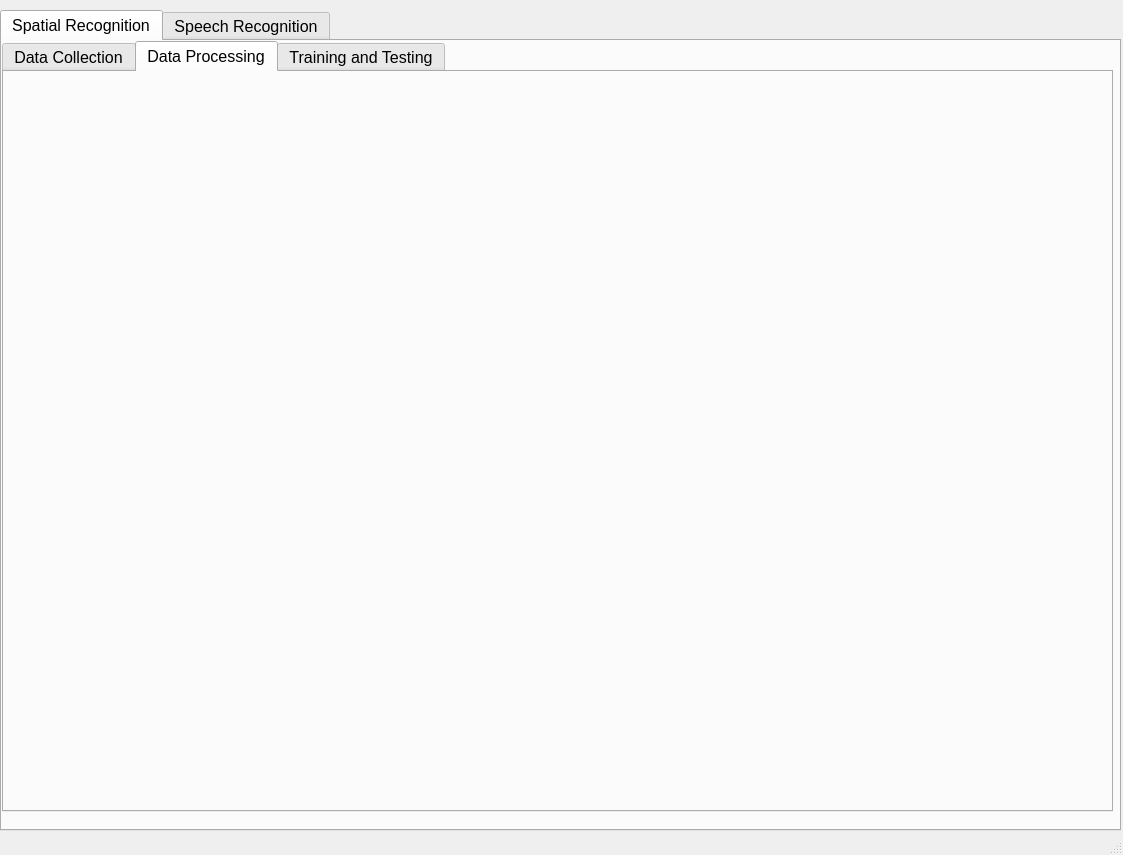
<?xml version="1.0" encoding="UTF-8"?>
<ui version="4.0">
 <class>SSRRecognition</class>
 <widget class="QMainWindow" name="SSRRecognition">
  <property name="geometry">
   <rect>
    <x>0</x>
    <y>0</y>
    <width>1123</width>
    <height>855</height>
   </rect>
  </property>
  <property name="windowTitle">
   <string>SSR User Interface</string>
  </property>
  <widget class="QWidget" name="centralwidget">
   <widget class="QTabWidget" name="SpeechRecTab">
    <property name="geometry">
     <rect>
      <x>0</x>
      <y>10</y>
      <width>1121</width>
      <height>821</height>
     </rect>
    </property>
    <property name="font">
     <font>
      <pointsize>12</pointsize>
     </font>
    </property>
    <property name="currentIndex">
     <number>0</number>
    </property>
    <widget class="QWidget" name="SpatialRecognitionTab">
     <attribute name="title">
      <string>Spatial Recognition</string>
     </attribute>
     <widget class="QTabWidget" name="SubTabSpatialRecognition">
      <property name="geometry">
       <rect>
        <x>0</x>
        <y>0</y>
        <width>1111</width>
        <height>771</height>
       </rect>
      </property>
      <property name="currentIndex">
       <number>1</number>
      </property>
      <widget class="QWidget" name="DataCollectionSpatialRecTab">
       <attribute name="title">
        <string>Data Collection</string>
       </attribute>
       <widget class="QLabel" name="TilteLabel">
        <property name="geometry">
         <rect>
          <x>250</x>
          <y>-10</y>
          <width>561</width>
          <height>61</height>
         </rect>
        </property>
        <property name="font">
         <font>
          <pointsize>20</pointsize>
          <weight>75</weight>
          <bold>true</bold>
         </font>
        </property>
        <property name="layoutDirection">
         <enum>Qt::LeftToRight</enum>
        </property>
        <property name="text">
         <string>Spatial Recognition Test Data Collection</string>
        </property>
        <property name="alignment">
         <set>Qt::AlignCenter</set>
        </property>
       </widget>
       <widget class="QLabel" name="ExperimentStatLabel">
        <property name="geometry">
         <rect>
          <x>580</x>
          <y>110</y>
          <width>161</width>
          <height>31</height>
         </rect>
        </property>
        <property name="text">
         <string>Experiment Status:</string>
        </property>
       </widget>
       <widget class="QLabel" name="StageCOMLabel">
        <property name="geometry">
         <rect>
          <x>20</x>
          <y>70</y>
          <width>311</width>
          <height>41</height>
         </rect>
        </property>
        <property name="font">
         <font>
          <pointsize>12</pointsize>
         </font>
        </property>
        <property name="text">
         <string>Stage COM Port:</string>
        </property>
        <property name="textFormat">
         <enum>Qt::AutoText</enum>
        </property>
       </widget>
       <widget class="QGroupBox" name="SampleSetupGroupBox">
        <property name="geometry">
         <rect>
          <x>0</x>
          <y>160</y>
          <width>501</width>
          <height>211</height>
         </rect>
        </property>
        <property name="title">
         <string>Sample Size Setup</string>
        </property>
        <widget class="QLineEdit" name="SampleSizeInput">
         <property name="geometry">
          <rect>
           <x>360</x>
           <y>30</y>
           <width>113</width>
           <height>41</height>
          </rect>
         </property>
        </widget>
        <widget class="QLineEdit" name="PeriodInput">
         <property name="geometry">
          <rect>
           <x>360</x>
           <y>90</y>
           <width>113</width>
           <height>41</height>
          </rect>
         </property>
        </widget>
        <widget class="QLabel" name="SampleSizeLabel">
         <property name="geometry">
          <rect>
           <x>20</x>
           <y>30</y>
           <width>311</width>
           <height>41</height>
          </rect>
         </property>
         <property name="font">
          <font>
           <pointsize>12</pointsize>
          </font>
         </property>
         <property name="text">
          <string>Number of Sample Collection Per Class:</string>
         </property>
         <property name="textFormat">
          <enum>Qt::AutoText</enum>
         </property>
        </widget>
        <widget class="QLabel" name="PeriodCollectionLabel">
         <property name="geometry">
          <rect>
           <x>20</x>
           <y>90</y>
           <width>311</width>
           <height>41</height>
          </rect>
         </property>
         <property name="font">
          <font>
           <pointsize>12</pointsize>
          </font>
         </property>
         <property name="text">
          <string>Period of Collection:</string>
         </property>
         <property name="textFormat">
          <enum>Qt::AutoText</enum>
         </property>
        </widget>
        <widget class="QLineEdit" name="ChannelNumberInput">
         <property name="geometry">
          <rect>
           <x>360</x>
           <y>150</y>
           <width>113</width>
           <height>41</height>
          </rect>
         </property>
        </widget>
        <widget class="QLabel" name="ChannelNumLabel">
         <property name="geometry">
          <rect>
           <x>20</x>
           <y>150</y>
           <width>311</width>
           <height>41</height>
          </rect>
         </property>
         <property name="font">
          <font>
           <pointsize>12</pointsize>
          </font>
         </property>
         <property name="text">
          <string>Number of Channels:</string>
         </property>
         <property name="textFormat">
          <enum>Qt::AutoText</enum>
         </property>
        </widget>
       </widget>
       <widget class="QLabel" name="ExperimentNameLabel">
        <property name="geometry">
         <rect>
          <x>580</x>
          <y>150</y>
          <width>161</width>
          <height>31</height>
         </rect>
        </property>
        <property name="text">
         <string>Experiment Name:</string>
        </property>
       </widget>
       <widget class="QLabel" name="ExperimentNameIndecator_2">
        <property name="geometry">
         <rect>
          <x>770</x>
          <y>150</y>
          <width>301</width>
          <height>31</height>
         </rect>
        </property>
        <property name="text">
         <string>----</string>
        </property>
        <property name="alignment">
         <set>Qt::AlignCenter</set>
        </property>
       </widget>
       <widget class="QLabel" name="StageCOMIndecatorLabel">
        <property name="geometry">
         <rect>
          <x>250</x>
          <y>80</y>
          <width>151</width>
          <height>31</height>
         </rect>
        </property>
        <property name="text">
         <string>----</string>
        </property>
        <property name="alignment">
         <set>Qt::AlignCenter</set>
        </property>
       </widget>
       <widget class="QLabel" name="StageStatIndecator">
        <property name="geometry">
         <rect>
          <x>770</x>
          <y>70</y>
          <width>221</width>
          <height>31</height>
         </rect>
        </property>
        <property name="text">
         <string>----</string>
        </property>
        <property name="alignment">
         <set>Qt::AlignCenter</set>
        </property>
       </widget>
       <widget class="QLabel" name="DCCOMIndecatorLabel">
        <property name="geometry">
         <rect>
          <x>250</x>
          <y>120</y>
          <width>151</width>
          <height>31</height>
         </rect>
        </property>
        <property name="text">
         <string>----</string>
        </property>
        <property name="alignment">
         <set>Qt::AlignCenter</set>
        </property>
       </widget>
       <widget class="QLabel" name="StageStatLabel">
        <property name="geometry">
         <rect>
          <x>580</x>
          <y>70</y>
          <width>161</width>
          <height>31</height>
         </rect>
        </property>
        <property name="text">
         <string>Stage Status:</string>
        </property>
       </widget>
       <widget class="QGroupBox" name="ExperimentParamSetupGroupBox">
        <property name="geometry">
         <rect>
          <x>0</x>
          <y>390</y>
          <width>501</width>
          <height>211</height>
         </rect>
        </property>
        <property name="title">
         <string>Experiment Parameters Setup</string>
        </property>
        <widget class="QLabel" name="IncrementLabel">
         <property name="geometry">
          <rect>
           <x>20</x>
           <y>30</y>
           <width>221</width>
           <height>41</height>
          </rect>
         </property>
         <property name="font">
          <font>
           <pointsize>12</pointsize>
          </font>
         </property>
         <property name="text">
          <string>Increment:</string>
         </property>
         <property name="textFormat">
          <enum>Qt::AutoText</enum>
         </property>
        </widget>
        <widget class="QLabel" name="AngleRotLabel">
         <property name="geometry">
          <rect>
           <x>20</x>
           <y>90</y>
           <width>221</width>
           <height>41</height>
          </rect>
         </property>
         <property name="font">
          <font>
           <pointsize>12</pointsize>
          </font>
         </property>
         <property name="text">
          <string>Maximum Roation Angle:</string>
         </property>
         <property name="textFormat">
          <enum>Qt::AutoText</enum>
         </property>
        </widget>
        <widget class="QLabel" name="DirectionRotLabel">
         <property name="geometry">
          <rect>
           <x>20</x>
           <y>150</y>
           <width>221</width>
           <height>41</height>
          </rect>
         </property>
         <property name="font">
          <font>
           <pointsize>12</pointsize>
          </font>
         </property>
         <property name="text">
          <string>Direction of Roation:</string>
         </property>
         <property name="textFormat">
          <enum>Qt::AutoText</enum>
         </property>
        </widget>
        <widget class="QComboBox" name="DirectionSectionComboBox">
         <property name="geometry">
          <rect>
           <x>320</x>
           <y>150</y>
           <width>141</width>
           <height>41</height>
          </rect>
         </property>
         <item>
          <property name="text">
           <string>----</string>
          </property>
         </item>
         <item>
          <property name="text">
           <string>ClockWise</string>
          </property>
         </item>
         <item>
          <property name="text">
           <string>Anti-ClockWise</string>
          </property>
         </item>
        </widget>
        <widget class="QLineEdit" name="RotAngleInput">
         <property name="geometry">
          <rect>
           <x>320</x>
           <y>90</y>
           <width>141</width>
           <height>41</height>
          </rect>
         </property>
        </widget>
        <widget class="QLineEdit" name="IncrementInput">
         <property name="geometry">
          <rect>
           <x>320</x>
           <y>30</y>
           <width>141</width>
           <height>41</height>
          </rect>
         </property>
        </widget>
       </widget>
       <widget class="QTextBrowser" name="DialogboxOutput">
        <property name="geometry">
         <rect>
          <x>0</x>
          <y>630</y>
          <width>631</width>
          <height>101</height>
         </rect>
        </property>
        <property name="html">
         <string>&lt;!DOCTYPE HTML PUBLIC &quot;-//W3C//DTD HTML 4.0//EN&quot; &quot;http://www.w3.org/TR/REC-html40/strict.dtd&quot;&gt;
&lt;html&gt;&lt;head&gt;&lt;meta name=&quot;qrichtext&quot; content=&quot;1&quot; /&gt;&lt;style type=&quot;text/css&quot;&gt;
p, li { white-space: pre-wrap; }
&lt;/style&gt;&lt;/head&gt;&lt;body style=&quot; font-family:'MS Shell Dlg 2'; font-size:12pt; font-weight:400; font-style:normal;&quot;&gt;
&lt;p style=&quot;-qt-paragraph-type:empty; margin-top:0px; margin-bottom:0px; margin-left:0px; margin-right:0px; -qt-block-indent:0; text-indent:0px;&quot;&gt;&lt;br /&gt;&lt;/p&gt;&lt;/body&gt;&lt;/html&gt;</string>
        </property>
       </widget>
       <widget class="QPushButton" name="HomeDeviceBut">
        <property name="geometry">
         <rect>
          <x>640</x>
          <y>690</y>
          <width>191</width>
          <height>41</height>
         </rect>
        </property>
        <property name="font">
         <font>
          <pointsize>12</pointsize>
         </font>
        </property>
        <property name="text">
         <string>Home Device</string>
        </property>
       </widget>
       <widget class="QLabel" name="DCCOMLabel">
        <property name="geometry">
         <rect>
          <x>20</x>
          <y>110</y>
          <width>311</width>
          <height>41</height>
         </rect>
        </property>
        <property name="font">
         <font>
          <pointsize>12</pointsize>
         </font>
        </property>
        <property name="text">
         <string>Data Collector COM Port:</string>
        </property>
        <property name="textFormat">
         <enum>Qt::AutoText</enum>
        </property>
       </widget>
       <widget class="QLabel" name="label">
        <property name="geometry">
         <rect>
          <x>0</x>
          <y>610</y>
          <width>151</width>
          <height>20</height>
         </rect>
        </property>
        <property name="text">
         <string>Dialog Messages:</string>
        </property>
       </widget>
       <widget class="QPushButton" name="StartSpatialRecogExperimentBut">
        <property name="geometry">
         <rect>
          <x>840</x>
          <y>690</y>
          <width>251</width>
          <height>41</height>
         </rect>
        </property>
        <property name="font">
         <font>
          <pointsize>12</pointsize>
         </font>
        </property>
        <property name="text">
         <string>Start Experiment</string>
        </property>
       </widget>
       <widget class="QLabel" name="ExperimentStatIndecator">
        <property name="geometry">
         <rect>
          <x>770</x>
          <y>110</y>
          <width>221</width>
          <height>31</height>
         </rect>
        </property>
        <property name="text">
         <string>----</string>
        </property>
        <property name="alignment">
         <set>Qt::AlignCenter</set>
        </property>
       </widget>
       <widget class="QPushButton" name="ConnectBut">
        <property name="geometry">
         <rect>
          <x>404</x>
          <y>80</y>
          <width>91</width>
          <height>31</height>
         </rect>
        </property>
        <property name="text">
         <string>Connect</string>
        </property>
       </widget>
      </widget>
      <widget class="QWidget" name="DataProcessingSpatialRecTab">
       <attribute name="title">
        <string>Data Processing</string>
       </attribute>
      </widget>
      <widget class="QWidget" name="TrainingSpatialRecTab">
       <attribute name="title">
        <string>Training and Testing</string>
       </attribute>
      </widget>
     </widget>
    </widget>
    <widget class="QWidget" name="SpeechRecogntionTab">
     <attribute name="title">
      <string>Speech Recognition</string>
     </attribute>
     <widget class="QTabWidget" name="SubTabSpeechRecognition">
      <property name="geometry">
       <rect>
        <x>0</x>
        <y>0</y>
        <width>1111</width>
        <height>771</height>
       </rect>
      </property>
      <property name="currentIndex">
       <number>2</number>
      </property>
      <widget class="QWidget" name="DataCollectionSpeechRecTab">
       <attribute name="title">
        <string>Data Collection</string>
       </attribute>
       <widget class="QLabel" name="SpeechRecDataCollectionTitle">
        <property name="geometry">
         <rect>
          <x>250</x>
          <y>-10</y>
          <width>561</width>
          <height>61</height>
         </rect>
        </property>
        <property name="font">
         <font>
          <pointsize>20</pointsize>
          <weight>75</weight>
          <bold>true</bold>
         </font>
        </property>
        <property name="layoutDirection">
         <enum>Qt::LeftToRight</enum>
        </property>
        <property name="text">
         <string>Speech Recognition Test Data Collection</string>
        </property>
        <property name="alignment">
         <set>Qt::AlignCenter</set>
        </property>
       </widget>
       <widget class="QPushButton" name="StartSpeechRecogExperimentBut">
        <property name="geometry">
         <rect>
          <x>840</x>
          <y>690</y>
          <width>251</width>
          <height>41</height>
         </rect>
        </property>
        <property name="font">
         <font>
          <pointsize>12</pointsize>
         </font>
        </property>
        <property name="text">
         <string>Start Experiment</string>
        </property>
       </widget>
      </widget>
      <widget class="QWidget" name="DataProcessingSpeechRecTab">
       <attribute name="title">
        <string>Data Processing</string>
       </attribute>
       <widget class="QLabel" name="SpeechRecDataProcessingTitle">
        <property name="geometry">
         <rect>
          <x>230</x>
          <y>0</y>
          <width>581</width>
          <height>61</height>
         </rect>
        </property>
        <property name="font">
         <font>
          <pointsize>20</pointsize>
          <weight>75</weight>
          <bold>true</bold>
         </font>
        </property>
        <property name="layoutDirection">
         <enum>Qt::LeftToRight</enum>
        </property>
        <property name="text">
         <string>Speech Recognition Test Data Processing</string>
        </property>
        <property name="alignment">
         <set>Qt::AlignCenter</set>
        </property>
       </widget>
      </widget>
      <widget class="QWidget" name="TrainingSpeechRecTab">
       <attribute name="title">
        <string>Training and Testing</string>
       </attribute>
       <widget class="QLabel" name="SpeechRecTrAndTsTitle">
        <property name="geometry">
         <rect>
          <x>240</x>
          <y>0</y>
          <width>561</width>
          <height>61</height>
         </rect>
        </property>
        <property name="font">
         <font>
          <pointsize>20</pointsize>
          <weight>75</weight>
          <bold>true</bold>
         </font>
        </property>
        <property name="layoutDirection">
         <enum>Qt::LeftToRight</enum>
        </property>
        <property name="text">
         <string>Speech Recognition Training and Testing</string>
        </property>
        <property name="alignment">
         <set>Qt::AlignCenter</set>
        </property>
       </widget>
      </widget>
     </widget>
    </widget>
   </widget>
  </widget>
  <widget class="QMenuBar" name="menubar">
   <property name="geometry">
    <rect>
     <x>0</x>
     <y>0</y>
     <width>1123</width>
     <height>21</height>
    </rect>
   </property>
  </widget>
  <widget class="QStatusBar" name="statusbar"/>
 </widget>
 <resources/>
 <connections/>
</ui>
